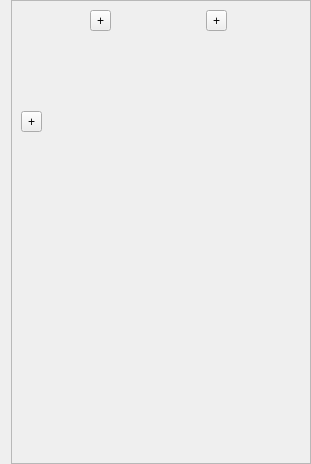
<?xml version="1.0" encoding="UTF-8"?>
<ui version="4.0">
 <class>Form</class>
 <widget class="QWidget" name="Form">
  <property name="geometry">
   <rect>
    <x>0</x>
    <y>0</y>
    <width>310</width>
    <height>464</height>
   </rect>
  </property>
  <property name="font">
   <font>
    <pointsize>9</pointsize>
   </font>
  </property>
  <property name="windowTitle">
   <string>Form</string>
  </property>
  <layout class="QVBoxLayout" name="verticalLayout">
   <property name="topMargin">
    <number>0</number>
   </property>
   <property name="rightMargin">
    <number>0</number>
   </property>
   <property name="bottomMargin">
    <number>0</number>
   </property>
   <item>
    <widget class="QScrollArea" name="scrollArea_block">
     <property name="sizePolicy">
      <sizepolicy hsizetype="Preferred" vsizetype="Preferred">
       <horstretch>0</horstretch>
       <verstretch>0</verstretch>
      </sizepolicy>
     </property>
     <property name="minimumSize">
      <size>
       <width>300</width>
       <height>0</height>
      </size>
     </property>
     <property name="lineWidth">
      <number>1</number>
     </property>
     <property name="verticalScrollBarPolicy">
      <enum>Qt::ScrollBarPolicy::ScrollBarAsNeeded</enum>
     </property>
     <property name="horizontalScrollBarPolicy">
      <enum>Qt::ScrollBarPolicy::ScrollBarAsNeeded</enum>
     </property>
     <property name="sizeAdjustPolicy">
      <enum>QAbstractScrollArea::SizeAdjustPolicy::AdjustToContents</enum>
     </property>
     <property name="widgetResizable">
      <bool>true</bool>
     </property>
     <property name="alignment">
      <set>Qt::AlignmentFlag::AlignLeading|Qt::AlignmentFlag::AlignLeft|Qt::AlignmentFlag::AlignTop</set>
     </property>
     <widget class="QWidget" name="scrollAreaWidgetContents">
      <property name="geometry">
       <rect>
        <x>0</x>
        <y>0</y>
        <width>299</width>
        <height>462</height>
       </rect>
      </property>
      <layout class="QGridLayout" name="gridLayout_3" rowstretch="0,0,0,1">
       <property name="spacing">
        <number>2</number>
       </property>
       <item row="0" column="2" alignment="Qt::AlignmentFlag::AlignLeft|Qt::AlignmentFlag::AlignTop">
        <widget class="QToolButton" name="toolButton_new_filter">
         <property name="toolTip">
          <string>Add a new filter</string>
         </property>
         <property name="text">
          <string>+</string>
         </property>
         <property name="icon">
          <iconset theme="view-filter"/>
         </property>
        </widget>
       </item>
       <item row="0" column="3">
        <widget class="PlotMatrix" name="plot_matrix" native="true">
         <property name="sizePolicy">
          <sizepolicy hsizetype="Minimum" vsizetype="Preferred">
           <horstretch>0</horstretch>
           <verstretch>0</verstretch>
          </sizepolicy>
         </property>
         <property name="minimumSize">
          <size>
           <width>91</width>
           <height>67</height>
          </size>
         </property>
        </widget>
       </item>
       <item row="0" column="4" alignment="Qt::AlignmentFlag::AlignLeft|Qt::AlignmentFlag::AlignTop">
        <widget class="QToolButton" name="toolButton_new_plot">
         <property name="toolTip">
          <string>Add a new plot</string>
         </property>
         <property name="text">
          <string>+</string>
         </property>
         <property name="icon">
          <iconset theme="draw-watercolor"/>
         </property>
        </widget>
       </item>
       <item row="0" column="5">
        <spacer name="horizontalSpacer_2">
         <property name="orientation">
          <enum>Qt::Orientation::Horizontal</enum>
         </property>
         <property name="sizeHint" stdset="0">
          <size>
           <width>0</width>
           <height>20</height>
          </size>
         </property>
        </spacer>
       </item>
       <item row="0" column="0" rowspan="2" colspan="2" alignment="Qt::AlignmentFlag::AlignTop">
        <widget class="DataMatrix" name="data_matrix" native="true">
         <property name="sizePolicy">
          <sizepolicy hsizetype="Minimum" vsizetype="Preferred">
           <horstretch>0</horstretch>
           <verstretch>0</verstretch>
          </sizepolicy>
         </property>
         <property name="minimumSize">
          <size>
           <width>67</width>
           <height>99</height>
          </size>
         </property>
        </widget>
       </item>
       <item row="3" column="1">
        <spacer name="verticalSpacer">
         <property name="orientation">
          <enum>Qt::Orientation::Vertical</enum>
         </property>
         <property name="sizeHint" stdset="0">
          <size>
           <width>20</width>
           <height>0</height>
          </size>
         </property>
        </spacer>
       </item>
       <item row="2" column="0" alignment="Qt::AlignmentFlag::AlignTop">
        <widget class="QToolButton" name="toolButton_load_dataset">
         <property name="toolTip">
          <string>Import a dataset</string>
         </property>
         <property name="text">
          <string>+</string>
         </property>
         <property name="icon">
          <iconset theme="office-chart-ring"/>
         </property>
         <property name="autoRaise">
          <bool>false</bool>
         </property>
        </widget>
       </item>
      </layout>
     </widget>
    </widget>
   </item>
  </layout>
 </widget>
 <customwidgets>
  <customwidget>
   <class>DataMatrix</class>
   <extends>QWidget</extends>
   <header>.data_matrix</header>
   <container>1</container>
  </customwidget>
  <customwidget>
   <class>PlotMatrix</class>
   <extends>QWidget</extends>
   <header>.plot_matrix</header>
   <container>1</container>
  </customwidget>
 </customwidgets>
 <resources/>
 <connections/>
</ui>
